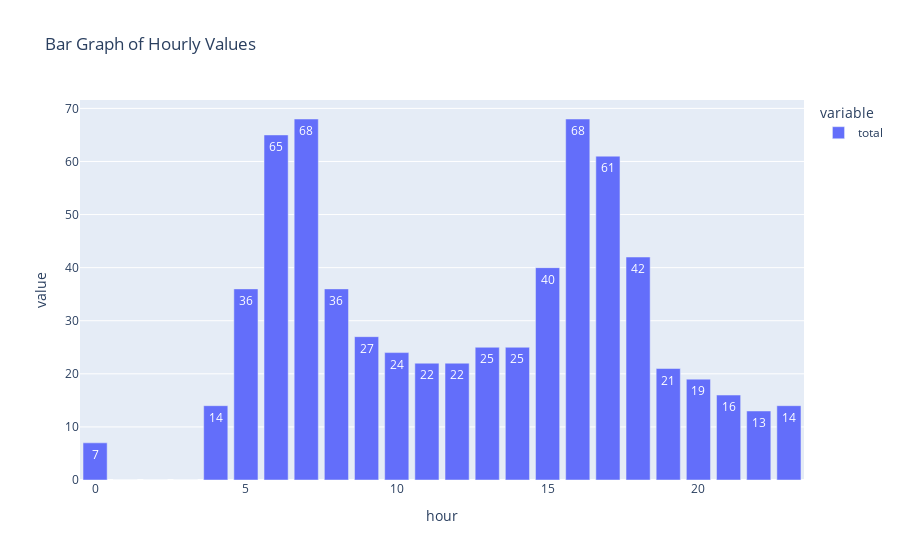

This figure's notebook cell:
### Code cell
hourly_times
#  hourly_times[f'{timeA.hour}_{train["direction_id"]}']
hourly_times_df = pd.DataFrame(list(hourly_times.items()), columns=["hour", "value"])


# Split the lists in the 'value' column into separate columns
df_split = hourly_times_df["value"].apply(pd.Series)

# Rename the new columns
df_split.columns = ["value_0", "value_1"]

# Concatenate the new columns back with the 'hour' column
hourly_times_df = pd.concat([hourly_times_df["hour"], df_split], axis=1)


hourly_times_df["hour"] = hourly_times_df["hour"].astype(int)
hourly_times_df['total'] = hourly_times_df['value_0'] +  hourly_times_df['value_1']
hourly_times_df.sort_values(by='hour')
hourly_times_df = hourly_times_df.set_index("hour").reindex(range(24), fill_value=0).reset_index()
fig = px.bar(hourly_times_df, 
             x="hour", 
             y=["total"],
              title="Bar Graph of Hourly Values",
              text_auto=True,
              barmode="group")

# # Show the figure
fig.show()

### Figure 1 — Plotly figure (JSON) as saved in the notebook; plotly's stock layout.template omitted (floating-point values rounded to 4 significant figures)
{"data": [{"alignmentgroup": "True", "hovertemplate": "variable=total<br>hour=%{x}<br>value=%{y}<extra></extra>", "legendgroup": "total", "marker": {"color": "#636efa", "pattern": {"shape": ""}}, "name": "total", "offsetgroup": "total", "orientation": "v", "showlegend": true, "textposition": "auto", "texttemplate": "%{y}", "type": "bar", "x": [0, 1, 2, 3, 4, 5, 6, 7, 8, 9, 10, 11, 12, 13, 14, 15, 16, 17, 18, 19, 20, 21, 22, 23], "xaxis": "x", "y": [7, 0, 0, 0, 14, 36, 65, 68, 36, 27, 24, 22, 22, 25, 25, 40, 68, 61, 42, 21, 19, 16, 13, 14], "yaxis": "y"}], "layout": {"barmode": "group", "legend": {"title": {"text": "variable"}, "tracegroupgap": 0}, "title": {"text": "Bar Graph of Hourly Values"}, "xaxis": {"anchor": "y", "domain": [0, 1], "title": {"text": "hour"}}, "yaxis": {"anchor": "x", "domain": [0, 1], "title": {"text": "value"}}}}
